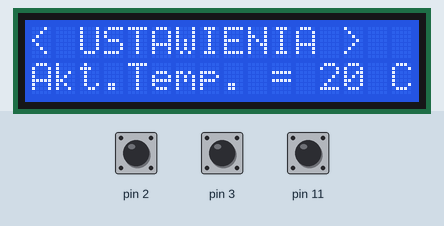
Recording of a sketch running on a simulated Arduino Uno, built with avr-gcc and run on an emulated ATmega328P. On the bench: 16×2 character LCD. The test bench sets the inputs (shaded band); at power-on: pin 11 HIGH, pin 2 HIGH, pin 3 HIGH.

Above: at 1.2 s.
1.3 s: pin 11 pulled LOW for 3.2 s
At 1.8 s:
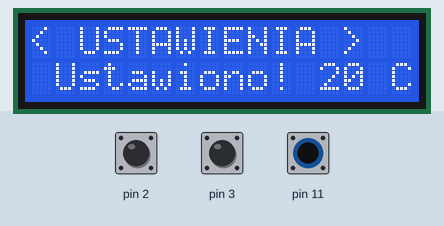
6.8 s: pin 2 pulled LOW for 0.15 s
At 7.2 s:
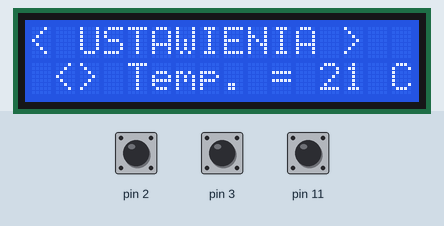
8.4 s: pin 3 pulled LOW for 0.15 s
At 9.6 s:
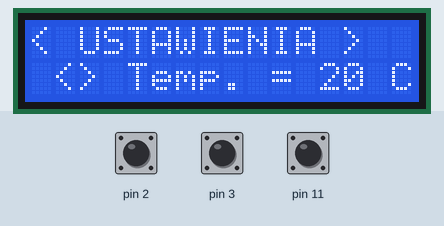
10.0 s: pin 3 pulled LOW for 1 s
At 10.8 s:
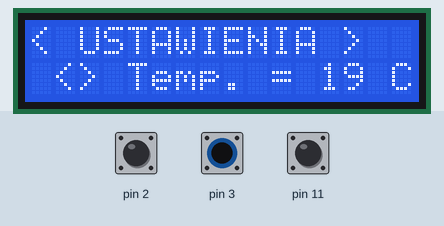
12.5 s: pin 11 pulled LOW for 0.15 s
At 13.9 s:
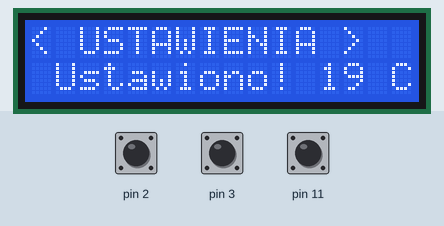
15.6 s: pin 11 pulled LOW for 1 s
Timing chart, 0 to 18.6 s (numbered marks = the images above; inputs shaded):
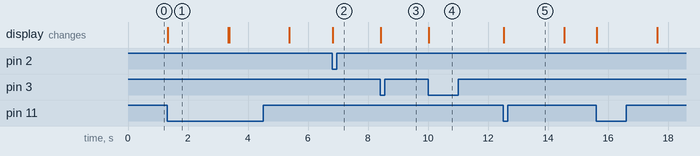

The sketch:

Mennu_3_Swith_Serial_or_Lcd.ino
```cpp
#include <LiquidCrystal.h>
LiquidCrystal lcd(8,9,4,5,6,7);
char *k0="Akt.Temp. = ";
char *k1=" <> Temp. = ";
char *k2=" C";
char *k3=" Ustawiono!";
int temp=20;
// --------------------------------------------------------------------------------
void setup()
{
  pinMode(2,INPUT_PULLUP);
  pinMode(3,INPUT_PULLUP);
  pinMode(11,INPUT_PULLUP);
  Serial.begin(9600);
  lcd.begin(16,2);
}
// ---------------------------------------------------------------------------------
int getButton(int bG, int bD, int oK)
{
  if(digitalRead(bG)==LOW){delay(30);if(digitalRead(bG)==LOW)return 2;}
  if(digitalRead(bD)==LOW){delay(30);if(digitalRead(bD)==LOW)return 8;}
  if(digitalRead(oK)==LOW){delay(30);if(digitalRead(oK)==LOW)return 5;}
  return -1;
}
// ---------------------------------------------------------------------------------
void ekran(char *kL, int v ,char *kP="",int wiersz=1)
{
  if(wiersz>=0)
    {
    lcd.setCursor(0,wiersz);lcd.print(" ");
    lcd.setCursor(0,wiersz);lcd.print(kL);lcd.print(v);lcd.print(kP);
    }
    else {Serial.print(kL);Serial.print(v);Serial.println(kP);}
}
// ---------------------------------------------------------------------------------
void ekran(char *kK,int wiersz=1)
{
  if(wiersz>=0)
    {
    lcd.setCursor(0,wiersz);lcd.print(" ");
    lcd.setCursor(0,wiersz);lcd.print(kK);
    }
    else Serial.print(kK);
}
// ---------------------------------------------------------------------------------
int nastawy(int v, int vmin, int vmax)
{
  ekran(k0,v,k2);
  int zm=-1;
  int x=-1;
  while(x!=5)
    {
    x=getButton(2,3,11);
    if(x!=zm)
      {
      switch(x)
        {
        case 2: v++;if(v>vmax)v=vmax;ekran(k1,v,k2);break;
        case 8: v--;if(v<vmin)v=vmin;ekran(k1,v,k2);break;
        case 5: ekran(k3);delay(2000);ekran("");return v;break;
        }
      }
     zm=x;
    }
}
// ---------------------------------------------------------------------------------
void loop()
{
lcd.setCursor(0,0);lcd.print("< USTAWIENIA >");
temp=nastawy(temp,0,40);
//delay(2000);
}
```

Measured:
- after the input at 1.3 s, the display: changes at once (image 1)
- after the input at 6.8 s, the display: changes at once (image 2)
- after the input at 8.4 s, the display: changes at once (image 3)
- after the input at 10.0 s, the display: changes at once (image 4)
- after the input at 12.5 s, the display: changes at once (image 5)
- what the display in image 1 shows lasts 2.0 s, from 1.3 s to 3.3 s
